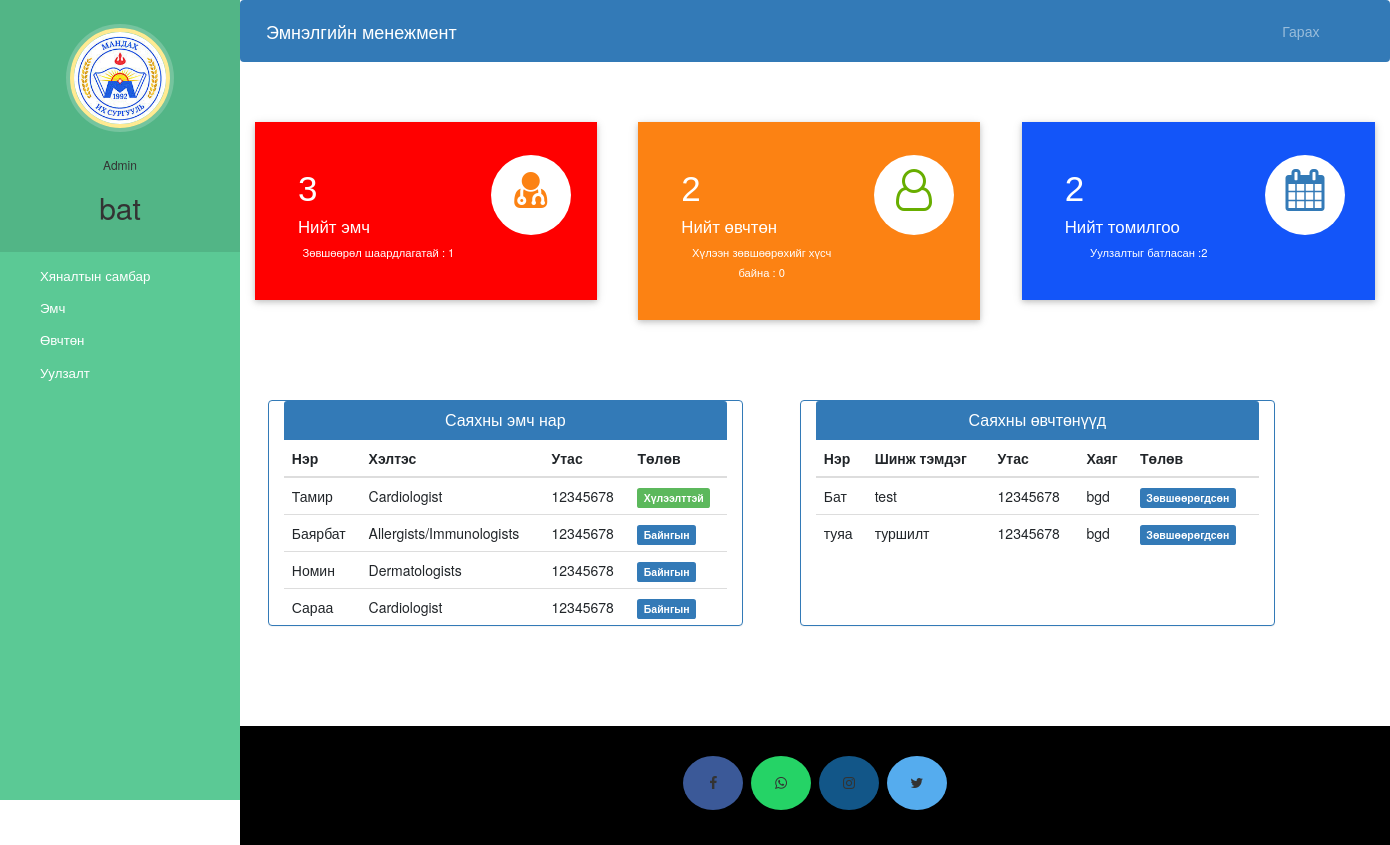
/admin-dashboard/ (signed in), run on the app's committed database.
### hospital/models.py (models this page shows, shortened)
class Doctor(models.Model):
    user=models.OneToOneField(User,on_delete=models.CASCADE)
    profile_pic= models.ImageField(upload_to='profile_pic/DoctorProfilePic/',null=True,blank=True)
    address = models.CharField(max_length=40)
    mobile = models.CharField(max_length=20,null=True)
    department= models.CharField(max_length=50,choices=departments,default='Cardiologist')
    status=models.BooleanField(default=False)
    @property
    def get_name(self):
        return self.user.first_name+" "+self.user.last_name

class Patient(models.Model):
    user=models.OneToOneField(User,on_delete=models.CASCADE)
    profile_pic= models.ImageField(upload_to='profile_pic/PatientProfilePic/',null=True,blank=True)
    address = models.CharField(max_length=40)
    mobile = models.CharField(max_length=20,null=False)
    symptoms = models.CharField(max_length=100,null=False)
    assignedDoctorId = models.PositiveIntegerField(null=True)
    admitDate=models.DateField(auto_now=True)
    status=models.BooleanField(default=False)
    @property
    def get_name(self):
        return self.user.first_name+" "+self.user.last_name

### hospital/views.py (the view)
# urls.py: path('admin-dashboard/', views.admin_dashboard_view,name='admin-dashboard'),
@login_required(login_url='adminlogin')
@user_passes_test(is_admin)
def admin_dashboard_view(request):
    doctors=models.Doctor.objects.all().order_by('-id')
    patients=models.Patient.objects.all().order_by('-id')
    doctorcount=models.Doctor.objects.all().filter(status=True).count()
    pendingdoctorcount=models.Doctor.objects.all().filter(status=False).count()
    patientcount=models.Patient.objects.all().filter(status=True).count()
    pendingpatientcount=models.Patient.objects.all().filter(status=False).count()
    appointmentcount=models.Appointment.objects.all().filter(status=True).count()
    pendingappointmentcount=models.Appointment.objects.all().filter(status=False).count()
    mydict={
    'doctors':doctors,
    'patients':patients,
    'doctorcount':doctorcount,
    'pendingdoctorcount':pendingdoctorcount,
    'patientcount':patientcount,
    'pendingpatientcount':pendingpatientcount,
    'appointmentcount':appointmentcount,
    'pendingappointmentcount':pendingappointmentcount,
    }
    return render(request,'hospital/admin_dashboard.html',context=mydict)

### hospital/views.py (called while the page is built)
def is_admin(user):
    return user.groups.filter(name='ADMIN').exists()

### templates/hospital/admin_dashboard.html
{% extends 'hospital/admin_base.html' %}
{% load static %}
{% block content %}
{%include 'hospital/admin_dashboard_cards.html'%}
<br><br><br><br>
<div class="container">
  <div class="row">
    <div class="panel panel-primary col-md-5" style="margin-left:2%;">
      <div class="panel-heading" style="text-align:center;">
        <h6 class="panel-title">Саяхны эмч нар</h6>
      </div>
      <table class="table table-hover" id="dev-table">
        <thead>
          <tr>
            <th>Нэр</th>
            <th>Хэлтэс</th>
            <th>Утас</th>
            <th>Төлөв</th>
          </tr>
        </thead>
        {% for d in doctors %}
        <tr>
          <td> {{d.get_name}}</td>
          <td>{{d.department}}</td>
          <td>{{d.mobile}}</td>
          {%if d.status%}
          <td> <span class="label label-primary">Байнгын</span></td>
          {% else %}
          <td> <span class="label label-success">Хүлээлттэй</span></td>
          {% endif %}
        </tr>
        {% endfor %}
      </table>
    </div>
    <div class="panel panel-primary col-md-5" style="margin-left:5%;">
      <div class="panel-heading" style="text-align:center;">
        <h6 class="panel-title">Саяхны өвчтөнүүд</h6>
      </div>
      <table class="table table-hover" id="dev-table">
        <thead>
          <tr>
            <th>Нэр</th>
            <th>Шинж тэмдэг</th>
            <th>Утас</th>
            <th>Хаяг</th>
            <th>Төлөв</th>
          </tr>
        </thead>
        {% for p in patients %}
        <tr>
          <td> {{p.get_name}}</td>
          <td>{{p.symptoms}}</td>
          <td>{{p.mobile}}</td>
          <td>{{p.address}}</td>
          {%if p.status%}
          <td> <span class="label label-primary">Зөвшөөрөгдсөн</span></td>
          {% else %}
          <td> <span class="label label-success">Хүлээлттэй</span></td>
          {% endif %}
        </tr>
        {% endfor %}
      </table>
    </div>
  </div>
</div>
{% endblock content %}

### templates/hospital/admin_base.html (shortened to what this page needs)
<!DOCTYPE html>
{% load static %}
<html lang="en">
<head>
  <link rel="stylesheet" href="https://stackpath.bootstrapcdn.com/bootstrap/4.3.1/css/bootstrap.min.css">
  <link rel="stylesheet" href="https://maxcdn.bootstrapcdn.com/font-awesome/4.7.0/css/font-awesome.min.css">
  <link rel="stylesheet" href="{% static '/style.css' %}">
</head>
<body>
  <nav class="menu" tabindex="0">
    <header class="avatar">
      <img src="{% static "images/images.jpg" %}" />
      <br><br>
      <h6>Admin</h6>
      <h2>{{request.user.first_name}}</h2>
    </header>
    <ul>
      <li tabindex="0" class="icon-dashboard"> <a style="color:white; text-decoration:none;" href="/admin-dashboard"><span>Хяналтын самбар</span></a> </li>
      <li tabindex="0" class="icon-customers"> <a style="color:white; text-decoration:none;" href="/admin-doctor"><span>Эмч</span></a></li>
      <li tabindex="0" class="icon-users"> <a style="color:white; text-decoration:none;" href="/admin-patient"><span>Өвчтөн</span></a></li>
      <li tabindex="0" class="icon-calendar"> <a style="color:white; text-decoration:none;" href="/admin-appointment"><span>Уулзалт</span></a></li>
    </ul>
  </nav>
  <main>
    <div class="bs-example">
      <nav class="navbar navbar-expand-md  navbar-dark fixed-top" style="background:#337AB7;">
        <a href="/admin-dashboard" class="navbar-brand">Эмнэлгийн менежмент</a>
        <div class="collapse navbar-collapse justify-content-between" id="navbarCollapse">
          <div class="navbar-nav" style=" margin-left: 90%;">
            <a href="/logout" class="nav-item nav-link">Гарах</a>
          </div>
        </div>
      </nav>
    </div>
    <br><br>
    {% block content %}
    {% endblock content %}
    <br><br><br><br>
    <footer>
      <p>
        <a id="ftr" class="fa fa-facebook"></a>
        <a id="ftr" class="fa fa-whatsapp"></a>
        <a id="ftr" class="fa fa-instagram"></a>
        <a id="ftr" class="fa fa-twitter"></a>
      </p>
      <br>
    </footer>
  </main>
</body>
</html>

### static/style.css (style rules this page uses)
body { padding-left: 240px; }
main { position: relative; height: 100vh; }
.menu { background: #5bc995; height: 100vh; width: 240px; position: fixed; top: 0px; left: 0; z-index: 5; outline: none; }
.menu .avatar { background: rgba(0, 0, 0, 0.1); padding: 2em 0.5em; text-align: center; }
.menu .avatar img { width: 100px; border-radius: 50%; overflow: hidden; border: 4px solid #ffea92; box-shadow: 0 0 0 4px rgba(255, 255, 255, 0.2); }
.menu .avatar h2 { font-weight: normal; margin-bottom: 0; }
.menu ul { list-style: none; padding: 0.5em 0; margin: 0; }
.menu ul li { padding: 0.5em 1em 0.5em 3em; font-size: 0.95em; font-weight: regular; background-repeat: no-repeat; background-position: left 15px center; background-size: auto 20px; transition: all 0.15s linear; cursor: pointer; }
.menu ul li.icon-dashboard { background-image: url("http://www.entypo.com/images//gauge.svg"); }
.menu ul li.icon-customers { background-image: url("http://www.entypo.com/images//briefcase.svg"); }
.menu ul li.icon-users { background-image: url("http://www.entypo.com/images//users.svg"); }
.menu ul li.icon-calendar { background-image: url("http://www.entypo.com/images//calendar.svg"); }

### templates/hospital/admin_base.html (style rules this page uses)
a:link { text-decoration: none; }
a { color: white; }
footer { padding: 0px 0px 0px 0px; background-color: black; margin: 0px; }
#ftr { padding: 20px; }
.fa { font-size: 23px; width: 60px; text-align: center; text-decoration: none; margin: 5px 2px; border-radius: 50%; }
.fa-facebook { background: #3B5998; color: white; margin-top: 30px; }
.fa-whatsapp { background: #25d366; color: white; }
.fa-twitter { background: #55ACEE; color: white; }
.fa-instagram { background: #125688; color: white; }
p { text-align: center; }
body { padding-left: 240px; }
main { position: relative; height: 100vh; }
.menu { background: #5bc995; height: 100vh; width: 240px; position: fixed; top: 0px; left: 0; z-index: 5; outline: none; }
.menu .avatar { background: rgba(0, 0, 0, 0.1); padding: 2em 0.5em; text-align: center; }
.menu .avatar img { width: 100px; border-radius: 50%; overflow: hidden; border: 4px solid #ffea92; box-shadow: 0 0 0 4px rgba(255, 255, 255, 0.2); }
.menu .avatar h2 { font-weight: normal; margin-bottom: 0; }
.menu ul { list-style: none; padding: 0.5em 0; margin: 0; }
.menu ul li { padding: 0.5em 1em 0.5em 3em; font-size: 0.95em; font-weight: regular; background-repeat: no-repeat; background-position: left 15px center; background-size: auto 20px; transition: all 0.15s linear; cursor: pointer; }
.menu ul li.icon-dashboard { background-image: url("http://www.entypo.com/images//gauge.svg"); }
.menu ul li.icon-customers { background-image: url("http://www.entypo.com/images//briefcase.svg"); }
.menu ul li.icon-users { background-image: url("http://www.entypo.com/images//users.svg"); }
.menu ul li.icon-calendar { background-image: url("http://www.entypo.com/images//calendar.svg"); }

### data on the page
Doctor: get_name "Тамир", department "Cardiologist", mobile "12345678", status "Хүлээлттэй"
Doctor: get_name "Баярбат", department "Allergists/Immunologists", mobile "12345678", status "Байнгын"
Doctor: get_name "Номин", department "Dermatologists", mobile "12345678", status "Байнгын"
Doctor: get_name "Сараа", department "Cardiologist", mobile "12345678", status "Байнгын"
Patient: get_name "Бат", symptoms "test", mobile "12345678", address "bgd", status "Зөвшөөрөгдсөн"
Patient: get_name "туяа", symptoms "туршилт", mobile "12345678", address "bgd", status "Зөвшөөрөгдсөн"

### other printed values
{{ request.user.first_name }} "bat"
{{ doctorcount }} "3"
{{ pendingdoctorcount }} "1"
{{ patientcount }} "2"
{{ pendingpatientcount }} "0"
{{ appointmentcount }} "2"
{{ pendingappointmentcount }} "2"
